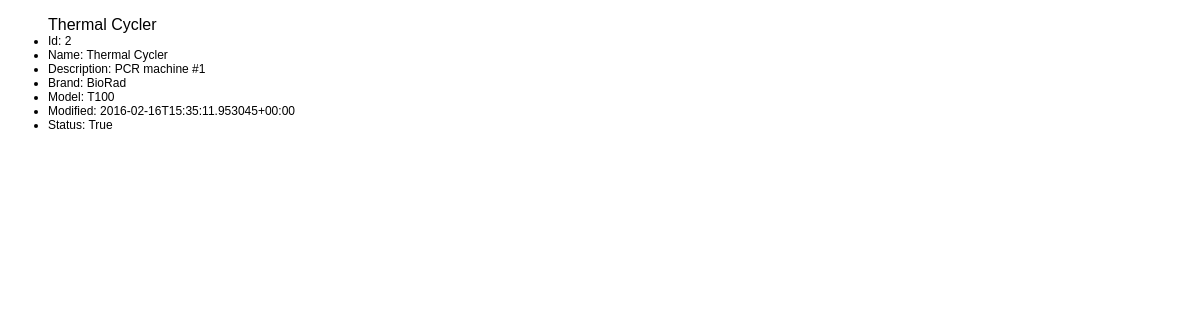
The app's page /scheduling/equipment/2/ with its own data.
### scheduling/models.py (models this page shows, shortened)
class Equipment(models.Model):
    name = models.CharField("Equipment",
                            max_length=40)
    description = models.TextField("Description",
                                   blank=True,
                                   null=True)
    brand = models.ForeignKey(Brand,
                              related_name="equipment")
    model = models.ForeignKey(Model,
                              related_name="equipment")
    component = models.ManyToManyField("Component",
                                       related_name="equipment",
                                       blank=True)
    modified = models.DateTimeField("Modified",
                                    auto_now=True)
    status = models.BooleanField("Running",
                                 default=True)
    def get_fields(self):
        return get_model_fields(self)
    class Meta:
        verbose_name_plural = "equipment"

class Brand(models.Model):
    name = models.CharField("Name",
                            max_length=50,
                            null=False,
                            blank=False)

class Model(models.Model):
    name = models.CharField("Name",
                            max_length=50,
                            null=False,
                            blank=False)

### scheduling/views.py (the view)
class EquipmentDetailView(DetailView):
    model = Equipment
    template_name = 'scheduling/equipment_detail.html'

### scheduling/models.py (called while the page is built)
def get_model_fields(obj):
    return [(field.name, field.value_to_string(obj))
            for field in obj.__class__._meta.fields]

### scheduling/templates/scheduling/equipment_detail.html (shortened to what this page needs)
{% extends "base.html" %}
{% block main %}
<div id="equipment-detail-list">
    <ul class="equipment-details"> {{ equipment.name }}
    {% for name, value in equipment.get_fields %}
        {% if value %}
        <li>{{ name|capfirst }}:
            {% if name == 'brand' %} {{ equipment.brand.name }}
            {% elif name == 'model' %} {{ equipment.model.name }}
            {% else %} {{ value }}
            {% endif %}
        </li>
        {% endif %}
    {% endfor %}
    </ul>
</div>
{% endblock %}

### scheduling/static/scheduling/style.css (style rules this page uses)
body { font-family: 'PT Sans', sans-serif; }
ul.equipment-details li { font-size: 12px; }

### records on screen
Equipment: name "Thermal Cycler", get_fields "Thermal Cycler" "PCR machine #1", brand.name "BioRad", model.name "T100"

### other values on screen
{{ name|capfirst }} "Id" "Name" "Description" "Brand" "Model" "Modified" "Status"
{{ value }} "2" "2016-02-16T15:35:11.953045+00:00" "True"
